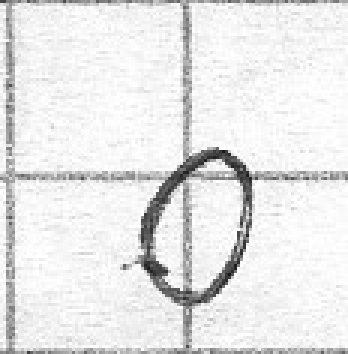
%> input picture data1/learnset/0/IMG_0002-00-12.jpg, 116 x 118 px (shown 3 times larger)
$ octave --eval "result = format(imread('data1/learnset/0/IMG_0002-00-12.jpg'));"   (GNU Octave 9; MATLAB toolbox functions it lacks are replaced by stand-ins)
%> lines starting %> are read from the running program, lines starting %| are printed output that depends on the picture
%function s = Format(IMG)
%converts picture IMG of digit to image vector s
%
%input:
%   IMG ... grayscale image matrix
%
%output:
%   s ... 256x1 image vector
function s = format(IMG)
      %crop image matrix to square matrix
      img_min = min(size(IMG));
%> img_min = 116
      m = size(IMG)(1);
%> m = 118
      n = size(IMG)(2);
%> n = 116
      IMG = imcrop(IMG, [(m - img_min)/2 (n - img_min)/2 img_min img_min]);
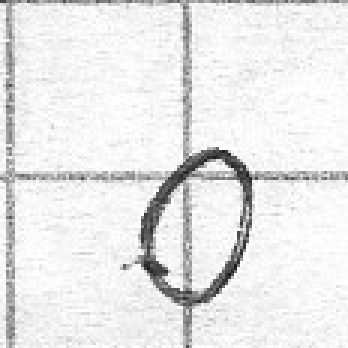
%> IMG: size 116x116 uint8 (shown 3 times larger); min 24, max 255, mean 232.2

      %shrink or expand matrix to be of dim 16x16
      IMG = imresize(IMG, [16 16]);

      %change formated image to vector
      s = [];

      for k=1:16
       s = [s; IMG(:, k)];
      endfor
%> after the loop, s = 256 values, max 255 at index 183, min 141 at index 168, mean 232.4
%> `result = format(imread('data1/learnset/0/IMG_0002-00-12.jpg'));`: result has the same summary as s in format

      s = double(s);
endfunction

$ run again, on data1/learnset/0/IMG_0002-00-14.jpg
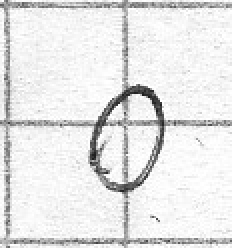
%> input picture data1/learnset/0/IMG_0002-00-14.jpg, 116 x 124 px (shown 2 times larger)
%> in format, `IMG = imcrop(IMG, [(m - img_min)/2 (n - img_min)/2 img_min img_min]);`:
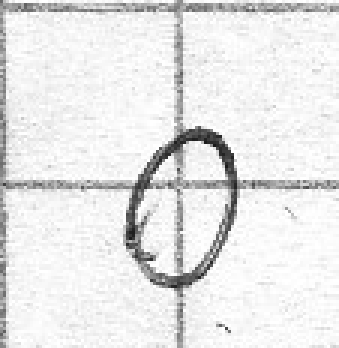
%> IMG: size 116x113 uint8 (shown 3 times larger); min 25, max 255, mean 231.5
%> after the loop in format, `for k=1:16`: s = 256 values, max 254 at index 103, min 134 at index 135, mean 231.9
%> result has the same summary as s in format
